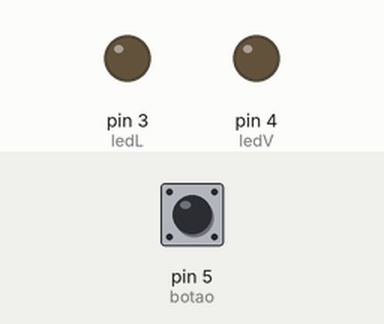
The sketch below on a simulated Arduino Uno, built with avr-gcc and run on an emulated ATmega328P. On the bench: output pins drawn as LEDs (lit = HIGH). Inputs (shaded band) come from the test bench; at power-on: pin 5 (botao) LOW.

Above: at 1.2 s.
1.3 s: pin 5 (botao) pulled HIGH for 0.15 s
At 2.0 s:
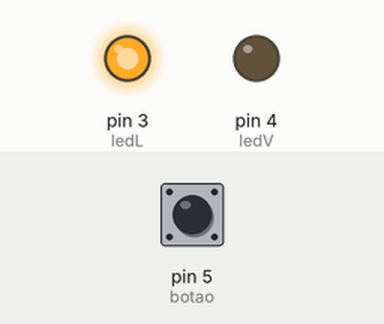
Timing chart, 0 to 4.3 s (numbered marks = the images above; inputs shaded):
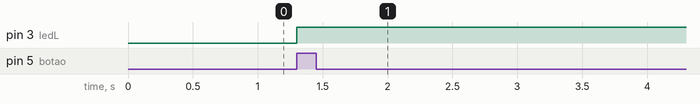

The sketch:

codigo.ino
```cpp
const int botao = 5;
const int ledL = 3;
const int ledV = 4;

void setup()
{
  pinMode(ledL, OUTPUT);
  pinMode(ledV, OUTPUT);
  pinMode(botao, INPUT);
}

int var;

void loop()
{
  var = digitalRead(botao);
  if(var)
    digitalWrite(ledL, HIGH);
}
```

Measured:
- after the input at 1.3 s, pin 3 (ledL): LOW → HIGH at once
